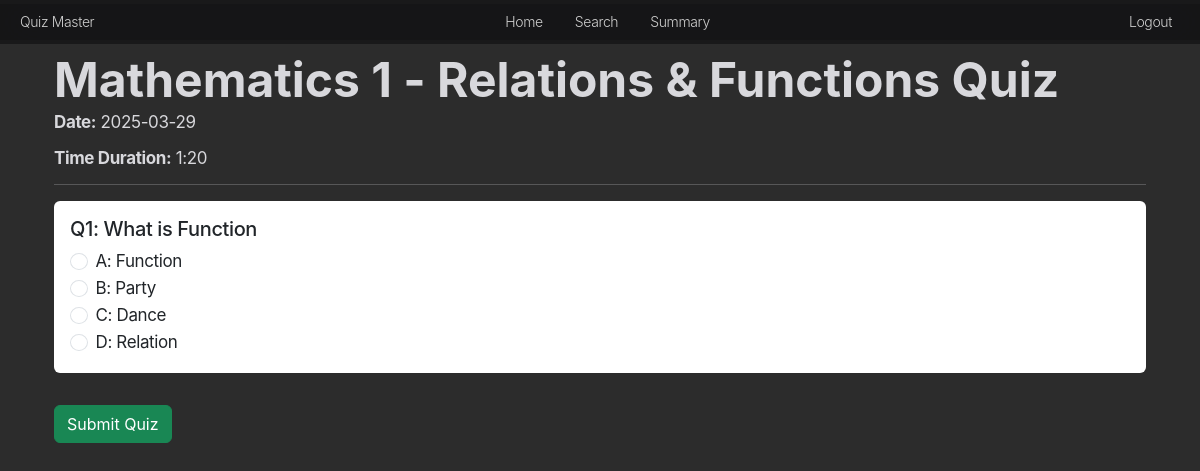
The page /quiz/1 (signed in) on the database its author committed.
### models.py (models this page shows, shortened)
class Subject(db.Model):
    id = db.Column(db.Integer, primary_key=True)
    name = db.Column(db.String(100), unique=True, nullable=False)
    description = db.Column(db.Text, nullable=True)

class Chapter(db.Model):
    id = db.Column(db.Integer, primary_key=True)
    name = db.Column(db.String(100), nullable=False)
    description = db.Column(db.Text, nullable=True)
    subject_id = db.Column(db.Integer, db.ForeignKey('subject.id'), nullable=False)
    subject = db.relationship('Subject', backref=db.backref('chapters', lazy=True))

class Quiz(db.Model):
    id = db.Column(db.Integer, primary_key=True)
    chapter_id = db.Column(db.Integer, db.ForeignKey('chapter.id'), nullable=False)
    date_of_quiz = db.Column(db.Date, nullable=False, default=datetime.utcnow)
    time_duration = db.Column(db.String(5), nullable=False)  # Format HH:MM
    remarks = db.Column(db.Text, nullable=True)
    chapter = db.relationship('Chapter', backref=db.backref('quizzes', lazy=True))

class Question(db.Model):
    id = db.Column(db.Integer, primary_key=True)
    quiz_id = db.Column(db.Integer, db.ForeignKey('quiz.id'), nullable=False)
    question_statement = db.Column(db.Text, nullable=False)
    option1 = db.Column(db.String(255), nullable=False)
    option2 = db.Column(db.String(255), nullable=False)
    option3 = db.Column(db.String(255), nullable=False)
    option4 = db.Column(db.String(255), nullable=False)
    correct_option = db.Column(db.Integer, nullable=False)  # Store as 1,2,3,4
    quiz = db.relationship('Quiz', backref=db.backref('questions', lazy=True))

### routes.py (the view, shortened to what this page needs)
@main.route('/quiz/<int:quiz_id>', methods=['GET', 'POST'])
@login_required
def start_quiz(quiz_id):
    quiz = Quiz.query.get_or_404(quiz_id)
    questions = Question.query.filter_by(quiz_id=quiz_id).all()
    current_user = get_current_user()
    return render_template('start_quiz.html', quiz=quiz, questions=questions, current_user=current_user)

### routes.py (called while the page is built)
def login_required(f):
    @wraps(f)
    def decorated_function(*args, **kwargs):
        if 'user_id' not in session:
            flash("Please log in to access this page.", "danger")
            return redirect(url_for('auth.login'))
        return f(*args, **kwargs)
    return decorated_function

def get_current_user():
    if 'user_id' in session:
        return User.query.get(session['user_id'])
    return None

### templates/start_quiz.html (shortened to what this page needs)
{% extends "base.html" %}
{% block content %}
<div class="container">
    <h2 class="mt-4">{{ quiz.chapter.subject.name }} - {{ quiz.chapter.name }} Quiz</h2>
    <p><strong>Date:</strong> {{ quiz.date_of_quiz }}</p>
    <p><strong>Time Duration:</strong> {{ quiz.time_duration }}</p>
    <hr>
    {% if questions %}
    <form method="POST">
        {% for question in questions %}
            <div class="card mb-3">
                <div class="card-body">
                    <h5 class="card-title">Q{{ loop.index }}: {{ question.question_statement }}</h5>
                    <div class="form-check">
                        <input class="form-check-input" type="radio" name="question_{{ question.id }}" value="1" id="q{{ question.id }}_1">
                        <label class="form-check-label" for="q{{ question.id }}_1">A: {{ question.option1 }}</label>
                    </div>
                    <div class="form-check">
                        <input class="form-check-input" type="radio" name="question_{{ question.id }}" value="2" id="q{{ question.id }}_2">
                        <label class="form-check-label" for="q{{ question.id }}_2">B: {{ question.option2 }}</label>
                    </div>
                    <div class="form-check">
                        <input class="form-check-input" type="radio" name="question_{{ question.id }}" value="3" id="q{{ question.id }}_3">
                        <label class="form-check-label" for="q{{ question.id }}_3">C: {{ question.option3 }}</label>
                    </div>
                    <div class="form-check">
                        <input class="form-check-input" type="radio" name="question_{{ question.id }}" value="4" id="q{{ question.id }}_4">
                        <label class="form-check-label" for="q{{ question.id }}_4">D: {{ question.option4 }}</label>
                    </div>
                </div>
            </div>
        {% endfor %}
        <button type="submit" class="btn btn-success mt-3">Submit Quiz</button>
    </form>
    {% else %}
        <p>No questions available for this quiz.</p>
    {% endif %}
</div>
{% endblock %}

### static/style.css (style rules this page uses)
:root { --nav-bg: rgb(22,22,23,0.8); --white: #f5f5f7; --bg: #f5f5f8; --dark-bg: #2c2c2c; --dark-box: #1c1c1c; --beinge-white: rgb(216,216,220); --gray: rgb(99,99,102) ; --blue: #0071e3; --orange: #bf4800; --red: rgb(215,0,21); --success: rgb(48,219,91); --yellow: rgb(255,214,10); --nav-color: rgba(255, 255, 255, .8); --nav-color-secondary: #E8E8ED; --nav-color-hover: #FFFFFF; --main-white: #ffffff; }
body { background-color: var(--dark-bg); font-size: 17px; line-height: 1.47059; font-weight: 400; letter-spacing: -0.022em; font-family: "SF Pro Text", "SF Pro Icons", "AOS Icons", "Helvetica Neue", Helvetica, Arial, sans-serif; color: var(--beinge-white); font-style: normal; overflow: hidden; overflow-y: auto; }
button { background-color: #007aff; color: #ffffff; border: none; border-radius: 12px; padding: 10px 20px; font-size: 16px; cursor: pointer; transition: all 0.2s ease-in-out; }
.container { margin-top: 56px; }
.card { border: none; }
h2 { font-size: 48px; line-height: 1; font-weight: 700; letter-spacing: -0.00043em; }
select, input, textarea { border: none; background-color: #E8E8ED; border-radius: 8px; padding: 6px; padding-left: 10px; }
p { font-size: 17px; line-height: 1.17648; font-weight: 400; letter-spacing: -.022em; }

### templates/start_quiz.html (style rules this page uses)
.form-check-input { margin-right: 5px; }

### rows shown on the page
Subject: chapter.subject.name "Mathematics 1"
Chapter: chapter.name "Relations & Functions"
Quiz: date_of_quiz "2025-03-29", time_duration "1:20"
Question: question_statement "What is Function", option1 "Function", option2 "Party", option3 "Dance", option4 "Relation"
